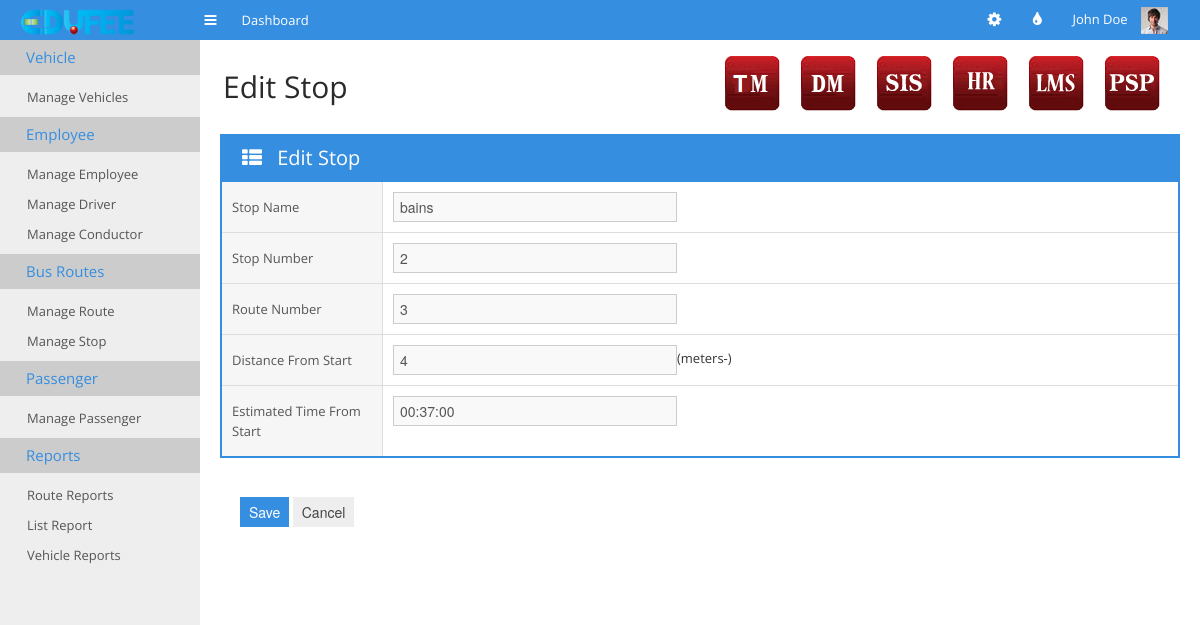
Before: /tm-edit-stop.php?id=2 with the older database file.
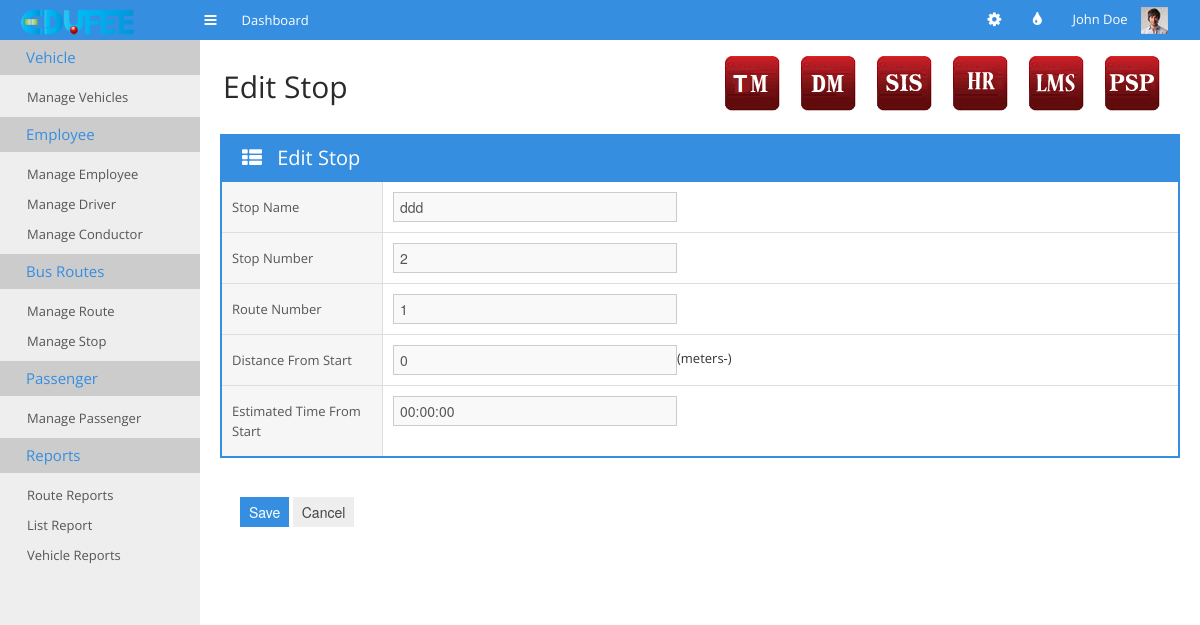
After: the same page with the newer database file.
### tables this page shows
CREATE TABLE IF NOT EXISTS `tm_bus_stop` (
  `institute_id` int(11) NOT NULL,
  `name` text,
  `id` int(11) NOT NULL,
  `route` int(11) DEFAULT NULL,
  `distance` bigint(20) DEFAULT NULL,
  `estimated_time` time DEFAULT NULL,
  KEY `id` (`id`)
);

### tm-edit-stop.php (the view, shortened to what the changed rows need)
<?php
require_once "datas.php";
$dbconnection = connectSQL($dbdetails);
if(mysqli_connect_errno())
{
    echo "db_connection_fail";
}
else {
    if (isset($_GET['id'])) {
        $id = $_GET['id'];
        $query = "select * from tm_bus_stop where id=" . $id ."  limit 1";
        if ($result=$dbconnection->query($query)){
            if($result->num_rows==1) {
                $row = $result->fetch_array();
                ?>
<!doctype html>
<html>
<head>
    <link rel="stylesheet" href="css/bootstrap.min.css">
    <link rel="stylesheet" href="css/bootstrap-responsive.min.css">
    <link rel="stylesheet" href="css/plugins/jquery-ui/smoothness/jquery-ui.css">
    <link rel="stylesheet" href="css/plugins/jquery-ui/smoothness/jquery.ui.theme.css">
    <link rel="stylesheet" href="css/style.css">
    <link rel="stylesheet" href="css/themes.css">
</head>
<body>
<div id="navigation">
    <div class="container-fluid">
        <a href="#" id="brand"></a>
        <a href="#" class="toggle-nav" rel="tooltip" data-placement="bottom" title="Toggle navigation"><i class="icon-reorder"></i></a>
        <ul class='main-nav'>
            <li>
                <a href="index.html">
                    <span>Dashboard</span>
                </a>
            </li>
        </ul>
        <div class="user">
            <ul class="icon-nav">
                <li class="dropdown sett">
                    <a href="#" class='dropdown-toggle' data-toggle="dropdown"><i class="icon-cog"></i></a>
                </li>
                <li class='dropdown colo'>
                    <a href="#" class='dropdown-toggle' data-toggle="dropdown"><i class="icon-tint"></i></a>
                </li>
            </ul>
            <div class="dropdown">
                <a href="#" class='dropdown-toggle' data-toggle="dropdown">John Doe <img src="img/demo/user-avatar.jpg" alt=""></a>
            </div>
        </div>
    </div>
</div>
<div class="container-fluid" id="content">
    <?php
    require_once "cms.php";
    ?>
    <div id="main">
        <div class="container-fluid">
            <div class="page-header">
                <div class="pull-left">
                    <h1>Edit Stop</h1>
                </div>
                <div class="pull-right">
                    <ul class="minitiles" style="display:inline !important;">
                        <li><a href="tm_main.html"><img src="img/tm_icon.png" alt=""></a></li>
                        <li><a href="http://www.edufee.com/subscribe_donation/"><img src="img/dm_icon.png" alt=""></a></li>
                        <li> <a href="http://www.edufee.com/SIS/home/"><img src="img/sis_icon.png" alt="" style="border:none;" border="0"/></a> </li>
                        <li><a href="http://www.edufee.com/hrm/symfony/web/index.php/admin/LandingPage"><img src="img/hr_icon.png" alt=""></a></li>
                        <li> <a href="http://www.edufee.com/openbiblio/catalog/home.php"><img src="img/lms_icon.png" alt="" style="border:none;" border="0"/></a> </li>
                        <li><a href="http://www.edufee.com/psp_dashboard/psp"><img src="img/psp_icon.png" alt="" border="0"/>
                            </a></li>
                    </ul>
                </div>
            </div>
        </div>
        <div class="container-fluid">
            <div class="box box-bordered box-color">
                <div class="box-title">
                    <h3><i class="icon-th-list"></i> Edit Stop</h3>
                </div>
                <div class="box-content nopadding">
                    <form  name="main-form" action="tm-edit-stop-submit.php" method="POST" class='form-horizontal form-bordered' >
                        <div class="control-group">
                            <label for="name" class="control-label">Stop Name</label>
                            <div class="controls">
                                <input type="text" name="name" id="textfield" placeholder="" class="input-xlarge"
                                       value="<?php echo $row['name'] ?>">
                            </div>
                        </div>
                        <div class="control-group">
                            <label for="number" class="control-label">Stop Number</label>
                            <div class="controls">
                                <input type="text" name="number" id="textfield" placeholder="" class="input-xlarge"
                                       readonly value="<?php echo $row['id'] ?>">
                            </div>
                        </div>
                        <div class="control-group">
                            <label for="routenumber" class="control-label">Route Number</label>
                            <div class="controls">
                                <input type="text" name="routenumber" id="textfield" placeholder="" class="input-xlarge"
                                       value="<?php echo $row['route'] ?>">
                            </div>
                        </div>
                        <div class="control-group">
                            <label for="distance" class="control-label">Distance From Start</label>
                            <div class="controls">
                                <input type="text" name="distance" id="textfield" placeholder="" class="input-xlarge"
                                       value="<?php echo $row['distance'] ?>">(meters-)
                            </div>
                        </div>
                        <div class="control-group">
                            <label for="eta" class="control-label">Estimated Time From Start</label>
                            <div class="controls">
                                <input type="text" name="eta" id="textfield" placeholder="" class="input-xlarge"
                                       value="<?php echo $row['estimated_time'] ?>">
                            </div>
                        </div>
                </div>
                <div class="form-actions">
                    <button  type="submit" class="btn btn-primary">Save</button>
                    <a href="tm-manage-stop.php">
                        <button type="button" class="btn" >Cancel</button>
                    </a>
                </div>
            </div>
        </div>
    </div>
</div>
</body>
</html>
            <?php
            }
        }else{
            echo $dbconnection->error;
        }
    }
}
?>

Changed rows visible on the page:
removed tm_bus_stop: name "bains", number "2", routenumber "3", distance "4", eta "00:37:00"
added tm_bus_stop: name "ddd", number "2", routenumber "1", distance "0", eta "00:00:00"
